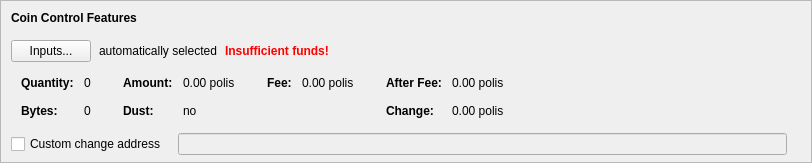
    <widget class="QFrame" name="frameCoinControl">
     <property name="sizePolicy">
      <sizepolicy hsizetype="Expanding" vsizetype="Expanding">
       <horstretch>0</horstretch>
       <verstretch>0</verstretch>
      </sizepolicy>
     </property>
     <property name="maximumSize">
      <size>
       <width>16777215</width>
       <height>16777215</height>
      </size>
     </property>
     <property name="frameShape">
      <enum>QFrame::StyledPanel</enum>
     </property>
     <property name="frameShadow">
      <enum>QFrame::Sunken</enum>
     </property>
     <layout class="QVBoxLayout" name="verticalLayoutCoinControl2">
      <property name="spacing">
       <number>0</number>
      </property>
      <property name="leftMargin">
       <number>0</number>
      </property>
      <property name="topMargin">
       <number>0</number>
      </property>
      <property name="rightMargin">
       <number>0</number>
      </property>
      <property name="bottomMargin">
       <number>6</number>
      </property>
      <item>
       <layout class="QVBoxLayout" name="verticalLayoutCoinControl" stretch="0,0,0,0,1">
        <property name="spacing">
         <number>0</number>
        </property>
        <property name="leftMargin">
         <number>10</number>
        </property>
        <property name="topMargin">
         <number>10</number>
        </property>
        <item>
         <layout class="QHBoxLayout" name="horizontalLayoutCoinControl1">
          <property name="bottomMargin">
           <number>15</number>
          </property>
          <item>
           <widget class="QLabel" name="labelCoinControlFeatures">
            <property name="sizePolicy">
             <sizepolicy hsizetype="Preferred" vsizetype="Maximum">
              <horstretch>0</horstretch>
              <verstretch>0</verstretch>
             </sizepolicy>
            </property>
            <property name="font">
             <font>
              <weight>75</weight>
              <bold>true</bold>
             </font>
            </property>
            <property name="styleSheet">
             <string notr="true">font-weight:bold;</string>
            </property>
            <property name="text">
             <string>Coin Control Features</string>
            </property>
           </widget>
          </item>
         </layout>
        </item>
        <item>
         <layout class="QHBoxLayout" name="horizontalLayoutCoinControl2" stretch="0,0,0,0">
          <property name="spacing">
           <number>8</number>
          </property>
          <property name="bottomMargin">
           <number>10</number>
          </property>
          <item>
           <widget class="QPushButton" name="pushButtonCoinControl">
            <property name="styleSheet">
             <string notr="true"/>
            </property>
            <property name="text">
             <string>Inputs...</string>
            </property>
            <property name="autoDefault">
             <bool>false</bool>
            </property>
           </widget>
          </item>
          <item>
           <widget class="QLabel" name="labelCoinControlAutomaticallySelected">
            <property name="text">
             <string>automatically selected</string>
            </property>
            <property name="margin">
             <number>5</number>
            </property>
           </widget>
          </item>
          <item>
           <widget class="QLabel" name="labelCoinControlInsuffFunds">
            <property name="font">
             <font>
              <weight>75</weight>
              <bold>true</bold>
             </font>
            </property>
            <property name="styleSheet">
             <string notr="true">color:red;font-weight:bold;</string>
            </property>
            <property name="text">
             <string>Insufficient funds!</string>
            </property>
            <property name="margin">
             <number>5</number>
            </property>
           </widget>
          </item>
          <item>
           <spacer name="horizontalSpacerCoinControl">
            <property name="orientation">
             <enum>Qt::Horizontal</enum>
            </property>
            <property name="sizeHint" stdset="0">
             <size>
              <width>40</width>
              <height>1</height>
             </size>
            </property>
           </spacer>
          </item>
         </layout>
        </item>
        <item>
         <widget class="QWidget" name="widgetCoinControl" native="true">
          <property name="sizePolicy">
           <sizepolicy hsizetype="Preferred" vsizetype="Preferred">
            <horstretch>0</horstretch>
            <verstretch>0</verstretch>
           </sizepolicy>
          </property>
          <property name="minimumSize">
           <size>
            <width>0</width>
            <height>0</height>
           </size>
          </property>
          <property name="styleSheet">
           <string notr="true"/>
          </property>
          <layout class="QHBoxLayout" name="horizontalLayoutCoinControl5">
           <property name="leftMargin">
            <number>0</number>
           </property>
           <property name="topMargin">
            <number>0</number>
           </property>
           <property name="rightMargin">
            <number>0</number>
           </property>
           <property name="bottomMargin">
            <number>0</number>
           </property>
           <item>
            <layout class="QHBoxLayout" name="horizontalLayoutCoinControl3" stretch="0,0,0,1">
             <property name="spacing">
              <number>20</number>
             </property>
             <property name="topMargin">
              <number>0</number>
             </property>
             <property name="bottomMargin">
              <number>10</number>
             </property>
             <item>
              <layout class="QFormLayout" name="formLayoutCoinControl1">
               <property name="horizontalSpacing">
                <number>10</number>
               </property>
               <property name="verticalSpacing">
                <number>14</number>
               </property>
               <property name="leftMargin">
                <number>10</number>
               </property>
               <property name="topMargin">
                <number>4</number>
               </property>
               <property name="rightMargin">
                <number>6</number>
               </property>
               <item row="0" column="0">
                <widget class="QLabel" name="labelCoinControlQuantityText">
                 <property name="font">
                  <font>
                   <weight>75</weight>
                   <bold>true</bold>
                  </font>
                 </property>
                 <property name="text">
                  <string>Quantity:</string>
                 </property>
                 <property name="margin">
                  <number>0</number>
                 </property>
                </widget>
               </item>
               <item row="0" column="1">
                <widget class="QLabel" name="labelCoinControlQuantity">
                 <property name="cursor">
                  <cursorShape>IBeamCursor</cursorShape>
                 </property>
                 <property name="contextMenuPolicy">
                  <enum>Qt::ActionsContextMenu</enum>
                 </property>
                 <property name="text">
                  <string notr="true">0</string>
                 </property>
                 <property name="margin">
                  <number>0</number>
                 </property>
                 <property name="textInteractionFlags">
                  <set>Qt::LinksAccessibleByMouse|Qt::TextSelectableByKeyboard|Qt::TextSelectableByMouse</set>
                 </property>
                </widget>
               </item>
               <item row="1" column="0">
                <widget class="QLabel" name="labelCoinControlBytesText">
                 <property name="font">
                  <font>
                   <weight>75</weight>
                   <bold>true</bold>
                  </font>
                 </property>
                 <property name="text">
                  <string>Bytes:</string>
                 </property>
                </widget>
               </item>
               <item row="1" column="1">
                <widget class="QLabel" name="labelCoinControlBytes">
                 <property name="cursor">
                  <cursorShape>IBeamCursor</cursorShape>
                 </property>
                 <property name="contextMenuPolicy">
                  <enum>Qt::ActionsContextMenu</enum>
                 </property>
                 <property name="text">
                  <string notr="true">0</string>
                 </property>
                 <property name="textInteractionFlags">
                  <set>Qt::LinksAccessibleByMouse|Qt::TextSelectableByKeyboard|Qt::TextSelectableByMouse</set>
                 </property>
                </widget>
               </item>
              </layout>
             </item>
             <item>
              <layout class="QFormLayout" name="formLayoutCoinControl2">
               <property name="horizontalSpacing">
                <number>10</number>
               </property>
               <property name="verticalSpacing">
                <number>14</number>
               </property>
               <property name="leftMargin">
                <number>6</number>
               </property>
               <property name="topMargin">
                <number>4</number>
               </property>
               <property name="rightMargin">
                <number>6</number>
               </property>
               <item row="0" column="0">
                <widget class="QLabel" name="labelCoinControlAmountText">
                 <property name="font">
                  <font>
                   <weight>75</weight>
                   <bold>true</bold>
                  </font>
                 </property>
                 <property name="text">
                  <string>Amount:</string>
                 </property>
                 <property name="margin">
                  <number>0</number>
                 </property>
                </widget>
               </item>
               <item row="0" column="1">
                <widget class="QLabel" name="labelCoinControlAmount">
                 <property name="cursor">
                  <cursorShape>IBeamCursor</cursorShape>
                 </property>
                 <property name="contextMenuPolicy">
                  <enum>Qt::ActionsContextMenu</enum>
                 </property>
                 <property name="text">
                  <string notr="true">0.00 polis</string>
                 </property>
                 <property name="textInteractionFlags">
                  <set>Qt::LinksAccessibleByMouse|Qt::TextSelectableByKeyboard|Qt::TextSelectableByMouse</set>
                 </property>
                </widget>
               </item>
               <item row="1" column="0">
                <widget class="QLabel" name="labelCoinControlLowOutputText">
                 <property name="font">
                  <font>
                   <weight>75</weight>
                   <bold>true</bold>
                  </font>
                 </property>
                 <property name="text">
                  <string>Dust:</string>
                 </property>
                </widget>
               </item>
               <item row="1" column="1">
                <widget class="QLabel" name="labelCoinControlLowOutput">
                 <property name="cursor">
                  <cursorShape>IBeamCursor</cursorShape>
                 </property>
                 <property name="contextMenuPolicy">
                  <enum>Qt::ActionsContextMenu</enum>
                 </property>
                 <property name="text">
                  <string notr="true">no</string>
                 </property>
                 <property name="textInteractionFlags">
                  <set>Qt::LinksAccessibleByMouse|Qt::TextSelectableByKeyboard|Qt::TextSelectableByMouse</set>
                 </property>
                </widget>
               </item>
              </layout>
             </item>
             <item>
              <layout class="QFormLayout" name="formLayoutCoinControl3">
               <property name="horizontalSpacing">
                <number>10</number>
               </property>
               <property name="verticalSpacing">
                <number>14</number>
               </property>
               <property name="leftMargin">
                <number>6</number>
               </property>
               <property name="topMargin">
                <number>4</number>
               </property>
               <property name="rightMargin">
                <number>6</number>
               </property>
               <item row="0" column="0">
                <widget class="QLabel" name="labelCoinControlFeeText">
                 <property name="font">
                  <font>
                   <weight>75</weight>
                   <bold>true</bold>
                  </font>
                 </property>
                 <property name="text">
                  <string>Fee:</string>
                 </property>
                 <property name="margin">
                  <number>0</number>
                 </property>
                </widget>
               </item>
               <item row="0" column="1">
                <widget class="QLabel" name="labelCoinControlFee">
                 <property name="cursor">
                  <cursorShape>IBeamCursor</cursorShape>
                 </property>
                 <property name="contextMenuPolicy">
                  <enum>Qt::ActionsContextMenu</enum>
                 </property>
                 <property name="text">
                  <string notr="true">0.00 polis</string>
                 </property>
                 <property name="textInteractionFlags">
                  <set>Qt::LinksAccessibleByMouse|Qt::TextSelectableByKeyboard|Qt::TextSelectableByMouse</set>
                 </property>
                </widget>
               </item>
              </layout>
             </item>
             <item>
              <layout class="QFormLayout" name="formLayoutCoinControl4">
               <property name="horizontalSpacing">
                <number>10</number>
               </property>
               <property name="verticalSpacing">
                <number>14</number>
               </property>
               <property name="leftMargin">
                <number>6</number>
               </property>
               <property name="topMargin">
                <number>4</number>
               </property>
               <property name="rightMargin">
                <number>6</number>
               </property>
               <item row="0" column="0">
                <widget class="QLabel" name="labelCoinControlAfterFeeText">
                 <property name="font">
                  <font>
                   <weight>75</weight>
                   <bold>true</bold>
                  </font>
                 </property>
                 <property name="text">
                  <string>After Fee:</string>
                 </property>
                 <property name="margin">
                  <number>0</number>
                 </property>
                </widget>
               </item>
               <item row="0" column="1">
                <widget class="QLabel" name="labelCoinControlAfterFee">
                 <property name="cursor">
                  <cursorShape>IBeamCursor</cursorShape>
                 </property>
                 <property name="contextMenuPolicy">
                  <enum>Qt::ActionsContextMenu</enum>
                 </property>
                 <property name="text">
                  <string notr="true">0.00 polis</string>
                 </property>
                 <property name="textInteractionFlags">
                  <set>Qt::LinksAccessibleByMouse|Qt::TextSelectableByKeyboard|Qt::TextSelectableByMouse</set>
                 </property>
                </widget>
               </item>
               <item row="1" column="0">
                <widget class="QLabel" name="labelCoinControlChangeText">
                 <property name="font">
                  <font>
                   <weight>75</weight>
                   <bold>true</bold>
                  </font>
                 </property>
                 <property name="text">
                  <string>Change:</string>
                 </property>
                </widget>
               </item>
               <item row="1" column="1">
                <widget class="QLabel" name="labelCoinControlChange">
                 <property name="cursor">
                  <cursorShape>IBeamCursor</cursorShape>
                 </property>
                 <property name="contextMenuPolicy">
                  <enum>Qt::ActionsContextMenu</enum>
                 </property>
                 <property name="text">
                  <string notr="true">0.00 polis</string>
                 </property>
                 <property name="textInteractionFlags">
                  <set>Qt::LinksAccessibleByMouse|Qt::TextSelectableByKeyboard|Qt::TextSelectableByMouse</set>
                 </property>
                </widget>
               </item>
              </layout>
             </item>
            </layout>
           </item>
          </layout>
         </widget>
        </item>
        <item>
         <layout class="QHBoxLayout" name="horizontalLayoutCoinControl4" stretch="0,0,0">
          <property name="spacing">
           <number>12</number>
          </property>
          <property name="sizeConstraint">
           <enum>QLayout::SetDefaultConstraint</enum>
          </property>
          <property name="topMargin">
           <number>5</number>
          </property>
          <property name="rightMargin">
           <number>5</number>
          </property>
          <item>
           <widget class="QCheckBox" name="checkBoxCoinControlChange">
            <property name="toolTip">
             <string>If this is activated, but the change address is empty or invalid, change will be sent to a newly generated address.</string>
            </property>
            <property name="text">
             <string>Custom change address</string>
            </property>
           </widget>
          </item>
          <item>
           <widget class="QValidatedLineEdit" name="lineEditCoinControlChange">
            <property name="enabled">
             <bool>false</bool>
            </property>
            <property name="sizePolicy">
             <sizepolicy hsizetype="Expanding" vsizetype="Fixed">
              <horstretch>0</horstretch>
              <verstretch>0</verstretch>
             </sizepolicy>
            </property>
           </widget>
          </item>
          <item>
           <widget class="QLabel" name="labelCoinControlChangeLabel">
            <property name="sizePolicy">
             <sizepolicy hsizetype="Preferred" vsizetype="Expanding">
              <horstretch>0</horstretch>
              <verstretch>0</verstretch>
             </sizepolicy>
            </property>
            <property name="minimumSize">
             <size>
              <width>0</width>
              <height>0</height>
             </size>
            </property>
            <property name="text">
             <string/>
            </property>
            <property name="margin">
             <number>3</number>
            </property>
           </widget>
          </item>
         </layout>
        </item>
        <item>
         <spacer name="verticalSpacerCoinControl">
          <property name="orientation">
           <enum>Qt::Vertical</enum>
          </property>
          <property name="sizeHint" stdset="0">
           <size>
            <width>800</width>
            <height>1</height>
           </size>
          </property>
         </spacer>
        </item>
       </layout>
      </item>
     </layout>
    </widget>
